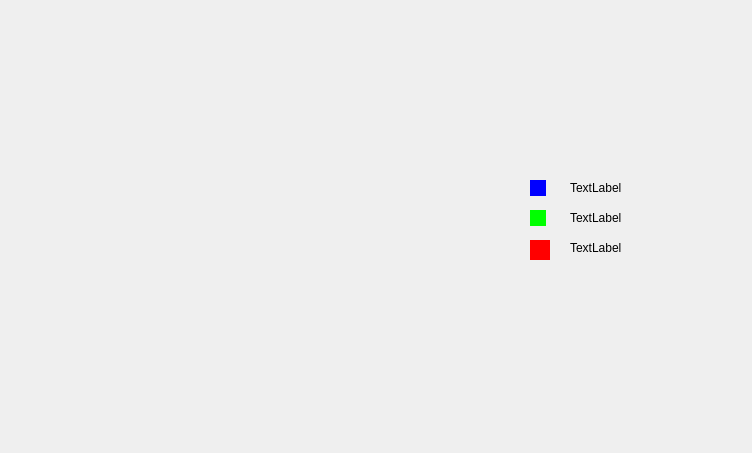
<?xml version="1.0" encoding="UTF-8"?>
<ui version="4.0">
 <class>stat_article</class>
 <widget class="QDialog" name="stat_article">
  <property name="geometry">
   <rect>
    <x>0</x>
    <y>0</y>
    <width>752</width>
    <height>453</height>
   </rect>
  </property>
  <property name="windowTitle">
   <string>Dialog</string>
  </property>
  <widget class="QWidget" name="widget_5" native="true">
   <property name="geometry">
    <rect>
     <x>530</x>
     <y>240</y>
     <width>20</width>
     <height>20</height>
    </rect>
   </property>
   <property name="styleSheet">
    <string notr="true">background-color: rgb(255, 0, 0);</string>
   </property>
  </widget>
  <widget class="QLabel" name="label_2">
   <property name="geometry">
    <rect>
     <x>570</x>
     <y>180</y>
     <width>101</width>
     <height>16</height>
    </rect>
   </property>
   <property name="text">
    <string>TextLabel</string>
   </property>
  </widget>
  <widget class="QWidget" name="widget_6" native="true">
   <property name="geometry">
    <rect>
     <x>530</x>
     <y>210</y>
     <width>16</width>
     <height>16</height>
    </rect>
   </property>
   <property name="styleSheet">
    <string notr="true">background-color: rgb(0, 255, 0);</string>
   </property>
  </widget>
  <widget class="QLabel" name="label_4">
   <property name="geometry">
    <rect>
     <x>570</x>
     <y>240</y>
     <width>91</width>
     <height>16</height>
    </rect>
   </property>
   <property name="text">
    <string>TextLabel</string>
   </property>
  </widget>
  <widget class="QLabel" name="label_3">
   <property name="geometry">
    <rect>
     <x>570</x>
     <y>210</y>
     <width>111</width>
     <height>16</height>
    </rect>
   </property>
   <property name="text">
    <string>TextLabel</string>
   </property>
  </widget>
  <widget class="QWidget" name="widget" native="true">
   <property name="geometry">
    <rect>
     <x>530</x>
     <y>180</y>
     <width>16</width>
     <height>16</height>
    </rect>
   </property>
   <property name="styleSheet">
    <string notr="true">
background-color: rgb(0, 0, 255);</string>
   </property>
   <widget class="QWidget" name="widget_4" native="true">
    <property name="geometry">
     <rect>
      <x>10</x>
      <y>10</y>
      <width>16</width>
      <height>16</height>
     </rect>
    </property>
    <property name="styleSheet">
     <string notr="true">
background-color: rgb(0, 0, 255);</string>
    </property>
   </widget>
  </widget>
 </widget>
 <resources/>
 <connections/>
</ui>
